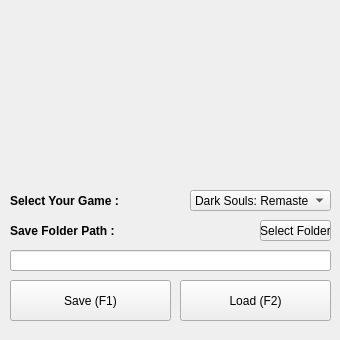
<?xml version="1.0" encoding="UTF-8"?>
<ui version="4.0">
 <class>Form</class>
 <widget class="QWidget" name="Form">
  <property name="windowModality">
   <enum>Qt::NonModal</enum>
  </property>
  <property name="enabled">
   <bool>true</bool>
  </property>
  <property name="geometry">
   <rect>
    <x>0</x>
    <y>0</y>
    <width>340</width>
    <height>340</height>
   </rect>
  </property>
  <property name="minimumSize">
   <size>
    <width>340</width>
    <height>340</height>
   </size>
  </property>
  <property name="maximumSize">
   <size>
    <width>340</width>
    <height>420</height>
   </size>
  </property>
  <property name="windowTitle">
   <string>Dark Souls Save Backup Tools</string>
  </property>
  <property name="windowIcon">
   <iconset>
    <normaloff>Dark_sign.ico</normaloff>Dark_sign.ico</iconset>
  </property>
  <property name="statusTip">
   <string/>
  </property>
  <widget class="QLineEdit" name="SaveFolderPath">
   <property name="geometry">
    <rect>
     <x>10</x>
     <y>250</y>
     <width>321</width>
     <height>21</height>
    </rect>
   </property>
   <property name="readOnly">
    <bool>true</bool>
   </property>
  </widget>
  <widget class="QPushButton" name="selectSaveFolderButton">
   <property name="geometry">
    <rect>
     <x>260</x>
     <y>220</y>
     <width>71</width>
     <height>21</height>
    </rect>
   </property>
   <property name="text">
    <string>Select Folder</string>
   </property>
  </widget>
  <widget class="QLabel" name="label">
   <property name="geometry">
    <rect>
     <x>10</x>
     <y>220</y>
     <width>181</width>
     <height>21</height>
    </rect>
   </property>
   <property name="font">
    <font>
     <weight>75</weight>
     <bold>true</bold>
    </font>
   </property>
   <property name="text">
    <string>Save Folder Path :</string>
   </property>
  </widget>
  <widget class="QPushButton" name="saveButton">
   <property name="geometry">
    <rect>
     <x>10</x>
     <y>280</y>
     <width>161</width>
     <height>41</height>
    </rect>
   </property>
   <property name="text">
    <string>Save (F1)</string>
   </property>
  </widget>
  <widget class="QPushButton" name="loadButton">
   <property name="geometry">
    <rect>
     <x>180</x>
     <y>280</y>
     <width>151</width>
     <height>41</height>
    </rect>
   </property>
   <property name="text">
    <string>Load (F2)</string>
   </property>
  </widget>
  <widget class="QLabel" name="Logo">
   <property name="geometry">
    <rect>
     <x>0</x>
     <y>0</y>
     <width>341</width>
     <height>151</height>
    </rect>
   </property>
   <property name="text">
    <string>&lt;html&gt;&lt;head/&gt;&lt;body&gt;&lt;p&gt;&lt;img src=&quot;Dark_Souls_Logo.jpg&quot; width=&quot;341&quot; height=&quot;151&quot;/&gt;&lt;/p&gt;&lt;/body&gt;&lt;/html&gt;</string>
   </property>
  </widget>
  <widget class="QComboBox" name="comboBox">
   <property name="geometry">
    <rect>
     <x>190</x>
     <y>190</y>
     <width>141</width>
     <height>21</height>
    </rect>
   </property>
   <item>
    <property name="text">
     <string>Dark Souls: Remastered</string>
    </property>
   </item>
   <item>
    <property name="text">
     <string>Dark Souls II</string>
    </property>
   </item>
   <item>
    <property name="text">
     <string>Dark Souls III</string>
    </property>
   </item>
   <item>
    <property name="text">
     <string>Elden Ring</string>
    </property>
   </item>
  </widget>
  <widget class="QLabel" name="label_2">
   <property name="geometry">
    <rect>
     <x>10</x>
     <y>190</y>
     <width>181</width>
     <height>21</height>
    </rect>
   </property>
   <property name="font">
    <font>
     <weight>75</weight>
     <bold>true</bold>
    </font>
   </property>
   <property name="text">
    <string>Select Your Game :</string>
   </property>
  </widget>
  <widget class="QLabel" name="labelStatus">
   <property name="geometry">
    <rect>
     <x>10</x>
     <y>325</y>
     <width>331</width>
     <height>20</height>
    </rect>
   </property>
   <property name="text">
    <string/>
   </property>
  </widget>
 </widget>
 <resources>
  <include location="ds.qrc"/>
 </resources>
 <connections/>
</ui>
